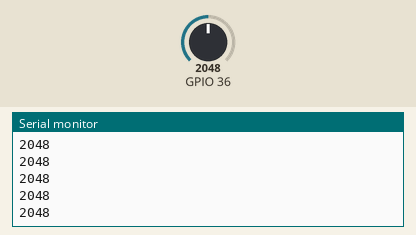
This sketch was run on a simulated ESP32. Shown: the last lines printed to the serial monitor. Inputs (shaded band) come from the test bench; at power-on: GPIO 36 = 2048.

Above: at 1.2 s.
1.3 s: GPIO 36 set to 2866
At 2.4 s:
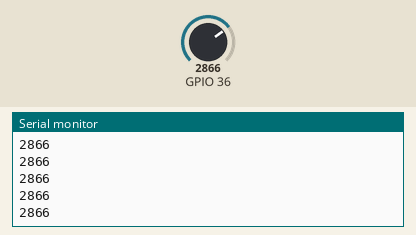
2.8 s: GPIO 36 set to 3603
At 3.5 s:
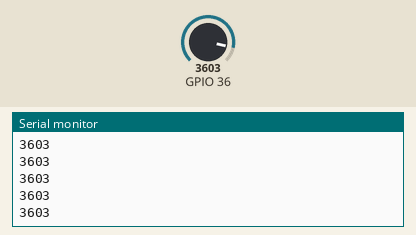
Timing chart, 0 to 5.8 s (numbered marks = the images above; inputs shaded):
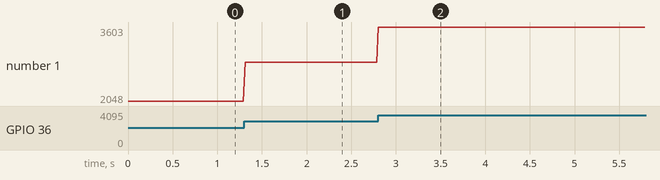

The sketch:

battrey_voltage_measure_ESP32.ino
```cpp
//#include "driver/adc.h"
//#include "esp_adc_cal.h"
void setup() {
  Serial.begin(115200);
  //adc1_ulp_enable();
  //adc1_config_width(ADC_WIDTH_12Bit);
  //adc1_config_channel_atten(ADC1_CHANNEL_3, ADC_ATTEN_DB_11);
}

void loop() {
Serial.println(analogRead(36));
delay(20);
return;
//Serial.println(adc1_get_raw(ADC1_CHANNEL_3));
}
```

Measured:
- after the input at 1.3 s, the serial monitor: prints a new line at once (image 1)
- after the input at 2.8 s, the serial monitor: prints a new line at once (image 2)
- plotted number 1: 2048 → 2866 after the input at 1.3 s, 2866 → 3603 after the input at 2.8 s
